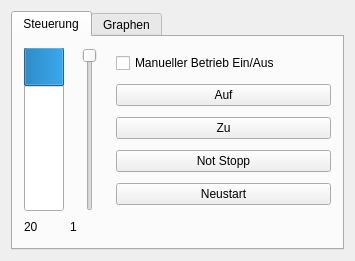
<?xml version="1.0" encoding="UTF-8"?>
<ui version="4.0">
 <class>Widget</class>
 <widget class="QWidget" name="Widget">
  <property name="geometry">
   <rect>
    <x>0</x>
    <y>0</y>
    <width>355</width>
    <height>261</height>
   </rect>
  </property>
  <property name="windowTitle">
   <string>Widget</string>
  </property>
  <layout class="QHBoxLayout" name="horizontalLayout_4">
   <item>
    <widget class="QTabWidget" name="tabWidget">
     <property name="currentIndex">
      <number>0</number>
     </property>
     <widget class="QWidget" name="tab">
      <attribute name="title">
       <string>Steuerung</string>
      </attribute>
      <layout class="QVBoxLayout" name="verticalLayout_5">
       <item>
        <layout class="QVBoxLayout" name="verticalLayout_4">
         <item>
          <layout class="QHBoxLayout" name="horizontalLayout_2">
           <item>
            <layout class="QHBoxLayout" name="horizontalLayout">
             <item>
              <widget class="QProgressBar" name="progressBar">
               <property name="minimumSize">
                <size>
                 <width>40</width>
                 <height>0</height>
                </size>
               </property>
               <property name="value">
                <number>24</number>
               </property>
               <property name="textVisible">
                <bool>true</bool>
               </property>
               <property name="orientation">
                <enum>Qt::Vertical</enum>
               </property>
               <property name="invertedAppearance">
                <bool>true</bool>
               </property>
              </widget>
             </item>
             <item>
              <widget class="QSlider" name="verticalSlider">
               <property name="minimumSize">
                <size>
                 <width>40</width>
                 <height>0</height>
                </size>
               </property>
               <property name="orientation">
                <enum>Qt::Vertical</enum>
               </property>
               <property name="invertedAppearance">
                <bool>true</bool>
               </property>
              </widget>
             </item>
            </layout>
           </item>
           <item>
            <layout class="QVBoxLayout" name="verticalLayout_3">
             <item>
              <widget class="QCheckBox" name="checkBox">
               <property name="text">
                <string>Manueller Betrieb Ein/Aus</string>
               </property>
              </widget>
             </item>
             <item>
              <widget class="QPushButton" name="pushButton_3">
               <property name="text">
                <string>Auf</string>
               </property>
              </widget>
             </item>
             <item>
              <widget class="QPushButton" name="pushButton_4">
               <property name="styleSheet">
                <string notr="true"/>
               </property>
               <property name="text">
                <string>Zu</string>
               </property>
              </widget>
             </item>
             <item>
              <widget class="QPushButton" name="pushButton_2">
               <property name="text">
                <string>Not Stopp</string>
               </property>
              </widget>
             </item>
             <item>
              <widget class="QPushButton" name="pushButton_5">
               <property name="text">
                <string>Neustart</string>
               </property>
              </widget>
             </item>
            </layout>
           </item>
          </layout>
         </item>
         <item>
          <layout class="QHBoxLayout" name="horizontalLayout_3">
           <item>
            <widget class="QLabel" name="label">
             <property name="minimumSize">
              <size>
               <width>40</width>
               <height>0</height>
              </size>
             </property>
             <property name="maximumSize">
              <size>
               <width>40</width>
               <height>16777215</height>
              </size>
             </property>
             <property name="text">
              <string>20</string>
             </property>
            </widget>
           </item>
           <item>
            <widget class="QLabel" name="label_2">
             <property name="minimumSize">
              <size>
               <width>40</width>
               <height>0</height>
              </size>
             </property>
             <property name="maximumSize">
              <size>
               <width>40</width>
               <height>16777215</height>
              </size>
             </property>
             <property name="text">
              <string>1</string>
             </property>
            </widget>
           </item>
           <item>
            <spacer name="horizontalSpacer">
             <property name="orientation">
              <enum>Qt::Horizontal</enum>
             </property>
             <property name="sizeHint" stdset="0">
              <size>
               <width>40</width>
               <height>20</height>
              </size>
             </property>
            </spacer>
           </item>
          </layout>
         </item>
        </layout>
       </item>
      </layout>
     </widget>
     <widget class="QWidget" name="tab_2">
      <attribute name="title">
       <string>Graphen</string>
      </attribute>
      <layout class="QVBoxLayout" name="verticalLayout">
       <item>
        <layout class="QVBoxLayout" name="verticalLayout_2">
         <item>
          <widget class="QGraphicsView" name="graphicsView"/>
         </item>
         <item>
          <widget class="QGraphicsView" name="graphicsView_2"/>
         </item>
        </layout>
       </item>
      </layout>
     </widget>
    </widget>
   </item>
  </layout>
 </widget>
 <layoutdefault spacing="6" margin="11"/>
 <resources/>
 <connections/>
</ui>
